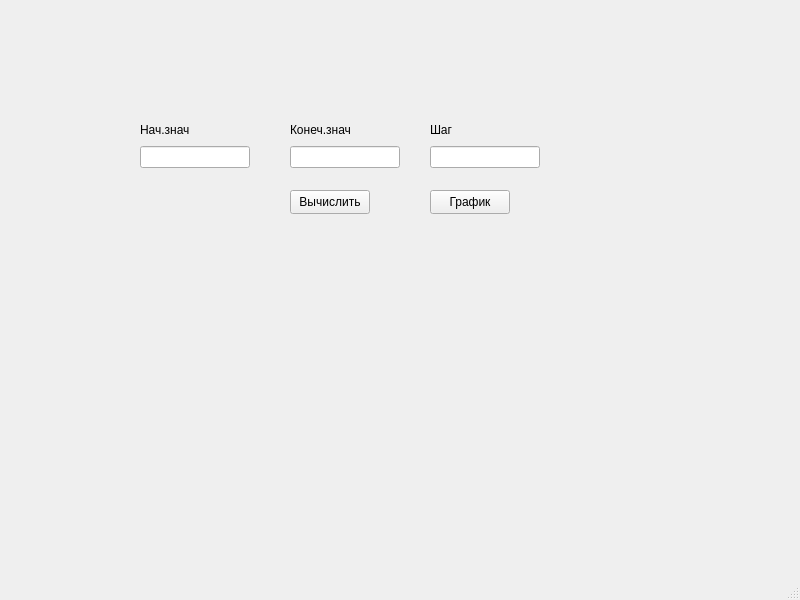
<?xml version="1.0" encoding="UTF-8"?>
<ui version="4.0">
 <class>Prog2</class>
 <widget class="QMainWindow" name="Prog2">
  <property name="geometry">
   <rect>
    <x>0</x>
    <y>0</y>
    <width>800</width>
    <height>600</height>
   </rect>
  </property>
  <property name="windowTitle">
   <string>Prog2</string>
  </property>
  <widget class="QWidget" name="centralwidget">
   <widget class="QPushButton" name="pushButton">
    <property name="geometry">
     <rect>
      <x>290</x>
      <y>190</y>
      <width>80</width>
      <height>24</height>
     </rect>
    </property>
    <property name="text">
     <string>Вычислить</string>
    </property>
   </widget>
   <widget class="QPushButton" name="graph">
    <property name="geometry">
     <rect>
      <x>430</x>
      <y>190</y>
      <width>80</width>
      <height>24</height>
     </rect>
    </property>
    <property name="text">
     <string>График</string>
    </property>
   </widget>
   <widget class="QWidget" name="">
    <property name="geometry">
     <rect>
      <x>140</x>
      <y>120</y>
      <width>110</width>
      <height>48</height>
     </rect>
    </property>
    <layout class="QGridLayout" name="gridLayout">
     <item row="0" column="0">
      <widget class="QLabel" name="label">
       <property name="text">
        <string>Нач.знач</string>
       </property>
      </widget>
     </item>
     <item row="1" column="0">
      <widget class="QLineEdit" name="lineEdit"/>
     </item>
    </layout>
   </widget>
   <widget class="QWidget" name="">
    <property name="geometry">
     <rect>
      <x>290</x>
      <y>120</y>
      <width>110</width>
      <height>48</height>
     </rect>
    </property>
    <layout class="QGridLayout" name="gridLayout_2">
     <item row="0" column="0">
      <widget class="QLabel" name="label_2">
       <property name="text">
        <string>Конеч.знач</string>
       </property>
      </widget>
     </item>
     <item row="1" column="0">
      <widget class="QLineEdit" name="lineEdit_2"/>
     </item>
    </layout>
   </widget>
   <widget class="QWidget" name="">
    <property name="geometry">
     <rect>
      <x>430</x>
      <y>120</y>
      <width>110</width>
      <height>48</height>
     </rect>
    </property>
    <layout class="QGridLayout" name="gridLayout_3">
     <item row="0" column="0">
      <widget class="QLabel" name="label_3">
       <property name="text">
        <string>Шаг</string>
       </property>
      </widget>
     </item>
     <item row="1" column="0">
      <widget class="QLineEdit" name="lineEdit_3"/>
     </item>
    </layout>
   </widget>
  </widget>
  <widget class="QMenuBar" name="menubar">
   <property name="geometry">
    <rect>
     <x>0</x>
     <y>0</y>
     <width>800</width>
     <height>21</height>
    </rect>
   </property>
  </widget>
  <widget class="QStatusBar" name="statusbar"/>
 </widget>
 <resources/>
 <connections/>
</ui>
